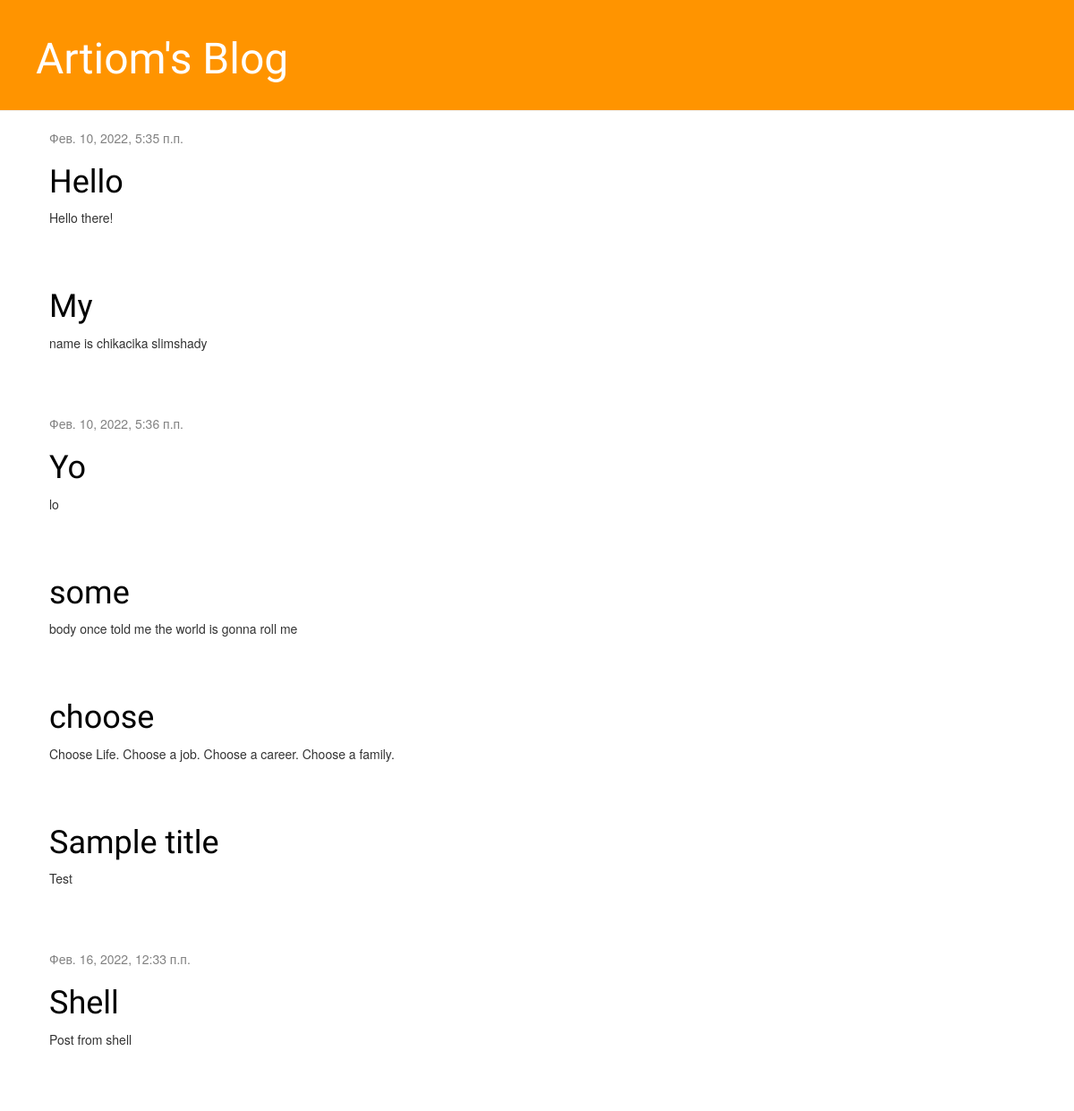
Before: / with the older database file.
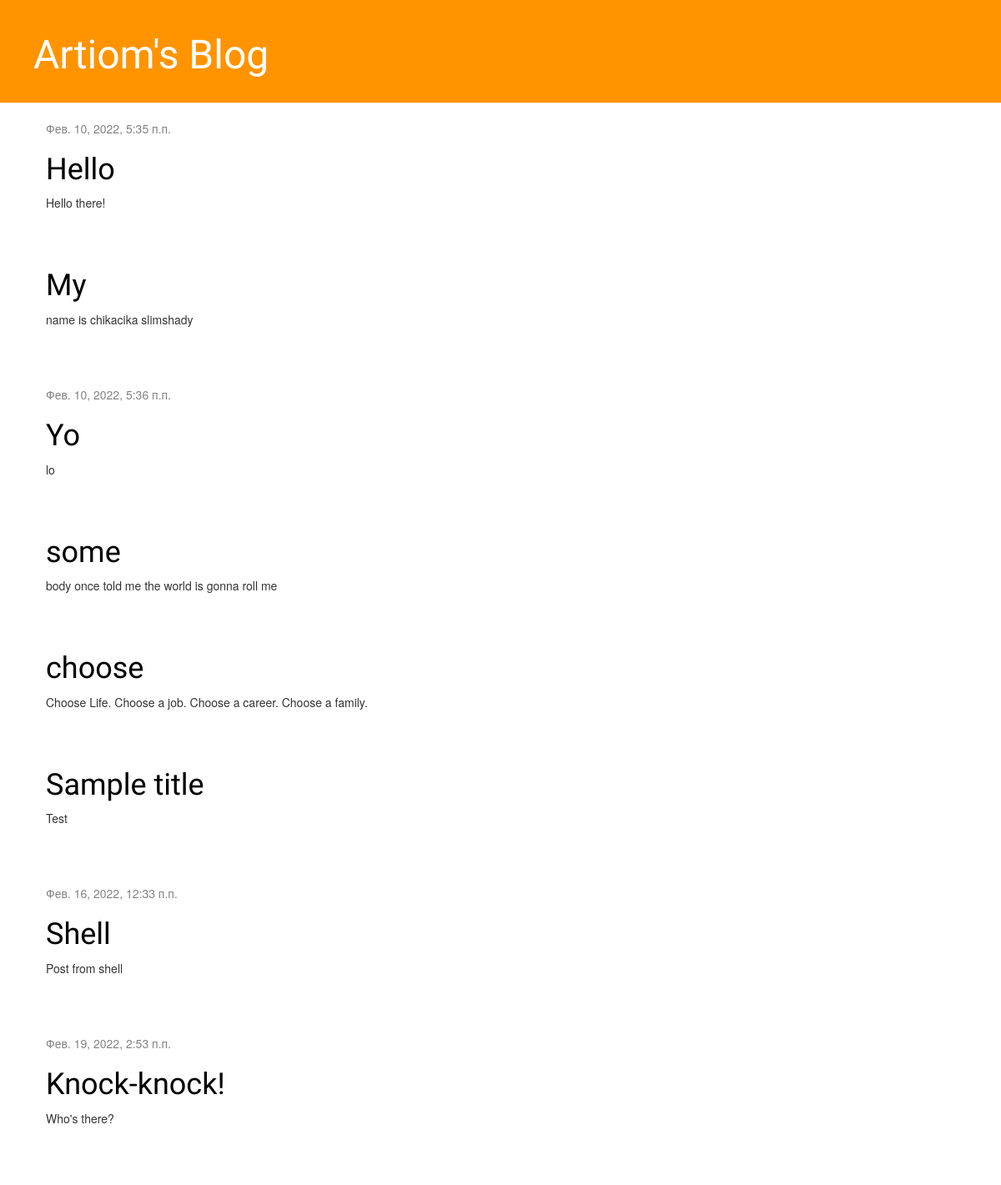
After: the same page with the newer database file.
### blog/models.py (models this page shows, shortened)
class Post(models.Model):
    author = models.ForeignKey(settings.AUTH_USER_MODEL, on_delete=models.CASCADE)
    title = models.CharField(max_length=200)
    text = models.TextField()
    created_date = models.DateTimeField(default=timezone.now)
    published_date = models.DateTimeField(blank=True, null=True)

### blog/views.py (the view)
# urls.py: path('', views.post_list, name='post_list'),
def post_list(request):
    posts = Post.objects.all()
    return render(request, 'blog/post_list.html', {'posts':posts})

### blog/templates/blog/post_list.html
{% extends 'blog/base.html' %}
{% block content %}
{% for post in posts %}
<div class="post">
    <div class="date">
        {% if post.published_date %}
        <div class="date">
            {{ post.published_date }}
        </div>
        {% endif %}
    </div>
    <h1><a href="{% url 'post_detail' pk=post.pk %}">{{ post.title }}</a></h1>
    <p>{{ post.text|linebreaksbr }}</p>
</div>
{% endfor %}
{% endblock %}

### blog/templates/blog/base.html (shortened to what this page needs)
{% load static %}
<html>
<head>
    <link rel="stylesheet" href="//maxcdn.bootstrapcdn.com/bootstrap/3.2.0/css/bootstrap.min.css">
    <link rel="stylesheet" href="//maxcdn.bootstrapcdn.com/bootstrap/3.2.0/css/bootstrap-theme.min.css">
    <link rel="stylesheet" href="{%static 'css/blog.css' %}">
</head>
<body>
<div class="page-header">
    <h1><a href="/">Artiom's Blog</a></h1>
</div>
<div class="content container">
    <div class="row">
        <div class="col-md-8">
            {% block content %}
            {% endblock %}
        </div>
    </div>
</div>
</body>
</html>

### blog/static/css/blog.css (style rules this page uses)
.page-header { background-color: #ff9400; margin-top: 0; padding: 20px 20px 20px 40px; }
.page-header h1, .page-header h1 a, .page-header h1 a:visited, .page-header h1 a:active { color: #ffffff; font-size: 36pt; text-decoration: none; }
.content { margin-left: 40px; }
h1, h2, h3, h4 { font-family: 'Lobster', cursive; }
.date { color: #828282; }
.post { margin-bottom: 70px; }
.post h1 a, .post h1 a:visited { color: #000000; }

Changed rows visible on the page:
added Post: published_date "Фев. 19, 2022, 2:53 п.п.", title "Knock-knock!", text "Who's there?"
